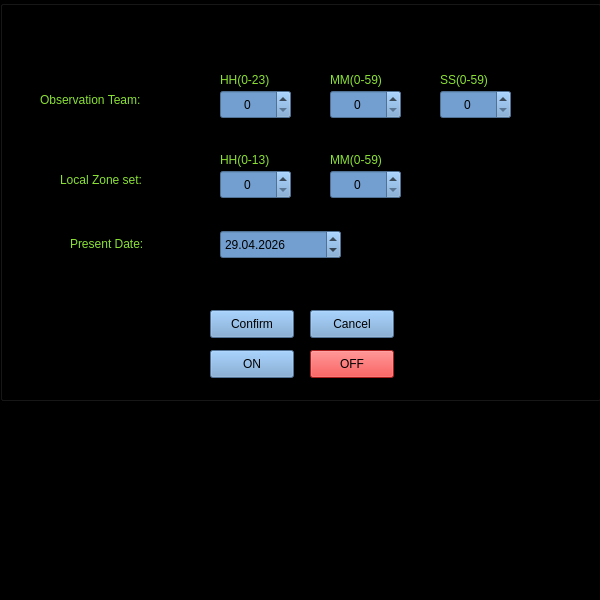
<?xml version="1.0" encoding="UTF-8"?>
<ui version="4.0">
 <class>ZDA</class>
 <widget class="QFrame" name="ZDA">
  <property name="geometry">
   <rect>
    <x>0</x>
    <y>0</y>
    <width>600</width>
    <height>600</height>
   </rect>
  </property>
  <property name="windowTitle">
   <string>Frame</string>
  </property>
  <property name="styleSheet">
   <string notr="true">background-color: rgb(0, 0, 0);</string>
  </property>
  <widget class="QGroupBox" name="groupBox">
   <property name="geometry">
    <rect>
     <x>0</x>
     <y>0</y>
     <width>601</width>
     <height>401</height>
    </rect>
   </property>
   <property name="styleSheet">
    <string notr="true">background-color: rgb(0, 0, 0);</string>
   </property>
   <property name="title">
    <string/>
   </property>
   <widget class="QSpinBox" name="spinBox">
    <property name="geometry">
     <rect>
      <x>220</x>
      <y>90</y>
      <width>71</width>
      <height>29</height>
     </rect>
    </property>
    <property name="styleSheet">
     <string notr="true">background-color: rgb(114, 159, 207);</string>
    </property>
    <property name="alignment">
     <set>Qt::AlignCenter</set>
    </property>
   </widget>
   <widget class="QLabel" name="label_17">
    <property name="geometry">
     <rect>
      <x>440</x>
      <y>70</y>
      <width>63</width>
      <height>20</height>
     </rect>
    </property>
    <property name="text">
     <string>&lt;html&gt;&lt;head/&gt;&lt;body&gt;&lt;p&gt;&lt;span style=&quot; color:#8ae234;&quot;&gt;SS(0-59)&lt;/span&gt;&lt;/p&gt;&lt;/body&gt;&lt;/html&gt;</string>
    </property>
   </widget>
   <widget class="QSpinBox" name="spinBox_2">
    <property name="geometry">
     <rect>
      <x>330</x>
      <y>90</y>
      <width>71</width>
      <height>29</height>
     </rect>
    </property>
    <property name="styleSheet">
     <string notr="true">background-color: rgb(114, 159, 207);</string>
    </property>
    <property name="alignment">
     <set>Qt::AlignCenter</set>
    </property>
   </widget>
   <widget class="QLabel" name="label_16">
    <property name="geometry">
     <rect>
      <x>330</x>
      <y>70</y>
      <width>81</width>
      <height>20</height>
     </rect>
    </property>
    <property name="text">
     <string>&lt;html&gt;&lt;head/&gt;&lt;body&gt;&lt;p&gt;&lt;span style=&quot; color:#8ae234;&quot;&gt;MM(0-59)&lt;/span&gt;&lt;/p&gt;&lt;/body&gt;&lt;/html&gt;</string>
    </property>
   </widget>
   <widget class="QSpinBox" name="spinBox_3">
    <property name="geometry">
     <rect>
      <x>440</x>
      <y>90</y>
      <width>71</width>
      <height>29</height>
     </rect>
    </property>
    <property name="styleSheet">
     <string notr="true">background-color: rgb(114, 159, 207);</string>
    </property>
    <property name="alignment">
     <set>Qt::AlignCenter</set>
    </property>
   </widget>
   <widget class="QLabel" name="label_15">
    <property name="geometry">
     <rect>
      <x>220</x>
      <y>70</y>
      <width>63</width>
      <height>20</height>
     </rect>
    </property>
    <property name="text">
     <string>&lt;html&gt;&lt;head/&gt;&lt;body&gt;&lt;p&gt;&lt;span style=&quot; color:#8ae234;&quot;&gt;HH(0-23)&lt;/span&gt;&lt;/p&gt;&lt;/body&gt;&lt;/html&gt;</string>
    </property>
   </widget>
   <widget class="QLabel" name="label">
    <property name="geometry">
     <rect>
      <x>40</x>
      <y>90</y>
      <width>121</width>
      <height>20</height>
     </rect>
    </property>
    <property name="text">
     <string>&lt;html&gt;&lt;head/&gt;&lt;body&gt;&lt;p&gt;&lt;span style=&quot; color:#8ae234;&quot;&gt;Observation Team:&lt;/span&gt;&lt;/p&gt;&lt;/body&gt;&lt;/html&gt;</string>
    </property>
   </widget>
   <widget class="QLabel" name="label_2">
    <property name="geometry">
     <rect>
      <x>60</x>
      <y>170</y>
      <width>101</width>
      <height>20</height>
     </rect>
    </property>
    <property name="text">
     <string>&lt;html&gt;&lt;head/&gt;&lt;body&gt;&lt;p&gt;&lt;span style=&quot; color:#8ae234;&quot;&gt;Local Zone set:&lt;/span&gt;&lt;/p&gt;&lt;/body&gt;&lt;/html&gt;</string>
    </property>
   </widget>
   <widget class="QLabel" name="label_18">
    <property name="geometry">
     <rect>
      <x>330</x>
      <y>150</y>
      <width>71</width>
      <height>20</height>
     </rect>
    </property>
    <property name="text">
     <string>&lt;html&gt;&lt;head/&gt;&lt;body&gt;&lt;p&gt;&lt;span style=&quot; color:#8ae234;&quot;&gt;MM(0-59)&lt;/span&gt;&lt;/p&gt;&lt;/body&gt;&lt;/html&gt;</string>
    </property>
   </widget>
   <widget class="QLabel" name="label_19">
    <property name="geometry">
     <rect>
      <x>220</x>
      <y>150</y>
      <width>63</width>
      <height>20</height>
     </rect>
    </property>
    <property name="text">
     <string>&lt;html&gt;&lt;head/&gt;&lt;body&gt;&lt;p&gt;&lt;span style=&quot; color:#8ae234;&quot;&gt;HH(0-13)&lt;/span&gt;&lt;/p&gt;&lt;/body&gt;&lt;/html&gt;</string>
    </property>
   </widget>
   <widget class="QSpinBox" name="spinBox_4">
    <property name="geometry">
     <rect>
      <x>330</x>
      <y>170</y>
      <width>71</width>
      <height>29</height>
     </rect>
    </property>
    <property name="styleSheet">
     <string notr="true">background-color: rgb(114, 159, 207);</string>
    </property>
    <property name="alignment">
     <set>Qt::AlignCenter</set>
    </property>
    <property name="maximum">
     <number>59</number>
    </property>
   </widget>
   <widget class="QSpinBox" name="spinBox_5">
    <property name="geometry">
     <rect>
      <x>220</x>
      <y>170</y>
      <width>71</width>
      <height>29</height>
     </rect>
    </property>
    <property name="styleSheet">
     <string notr="true">background-color: rgb(114, 159, 207);</string>
    </property>
    <property name="alignment">
     <set>Qt::AlignCenter</set>
    </property>
    <property name="maximum">
     <number>13</number>
    </property>
   </widget>
   <widget class="QLabel" name="label_3">
    <property name="geometry">
     <rect>
      <x>70</x>
      <y>229</y>
      <width>91</width>
      <height>31</height>
     </rect>
    </property>
    <property name="text">
     <string>&lt;html&gt;&lt;head/&gt;&lt;body&gt;&lt;p&gt;&lt;span style=&quot; color:#8ae234;&quot;&gt;Present Date:&lt;/span&gt;&lt;/p&gt;&lt;/body&gt;&lt;/html&gt;</string>
    </property>
   </widget>
   <widget class="QDateEdit" name="dateEdit">
    <property name="geometry">
     <rect>
      <x>220</x>
      <y>230</y>
      <width>121</width>
      <height>29</height>
     </rect>
    </property>
    <property name="styleSheet">
     <string notr="true">background-color: rgb(114, 159, 207);</string>
    </property>
    <property name="dateTime">
     <datetime>
      <hour>0</hour>
      <minute>0</minute>
      <second>0</second>
      <year>2026</year>
      <month>4</month>
      <day>29</day>
     </datetime>
    </property>
    <property name="displayFormat">
     <string>dd.MM.yyyy</string>
    </property>
    <property name="date">
     <date>
      <year>2026</year>
      <month>4</month>
      <day>29</day>
     </date>
    </property>
   </widget>
   <widget class="QPushButton" name="pushButton">
    <property name="geometry">
     <rect>
      <x>210</x>
      <y>310</y>
      <width>84</width>
      <height>28</height>
     </rect>
    </property>
    <property name="styleSheet">
     <string notr="true">background-color: rgb(114, 159, 207);</string>
    </property>
    <property name="text">
     <string>Confirm</string>
    </property>
   </widget>
   <widget class="QPushButton" name="pushButton_2">
    <property name="geometry">
     <rect>
      <x>310</x>
      <y>310</y>
      <width>84</width>
      <height>28</height>
     </rect>
    </property>
    <property name="styleSheet">
     <string notr="true">background-color: rgb(114, 159, 207);</string>
    </property>
    <property name="text">
     <string>Cancel</string>
    </property>
   </widget>
   <widget class="QPushButton" name="pushButton_3">
    <property name="geometry">
     <rect>
      <x>210</x>
      <y>350</y>
      <width>84</width>
      <height>28</height>
     </rect>
    </property>
    <property name="styleSheet">
     <string notr="true">background-color: rgb(114, 159, 207);</string>
    </property>
    <property name="text">
     <string>ON</string>
    </property>
   </widget>
   <widget class="QPushButton" name="pushButton_4">
    <property name="geometry">
     <rect>
      <x>310</x>
      <y>350</y>
      <width>84</width>
      <height>28</height>
     </rect>
    </property>
    <property name="styleSheet">
     <string notr="true">background-color: rgb(239, 41, 41);</string>
    </property>
    <property name="text">
     <string>OFF</string>
    </property>
   </widget>
  </widget>
 </widget>
 <resources/>
 <connections/>
</ui>
